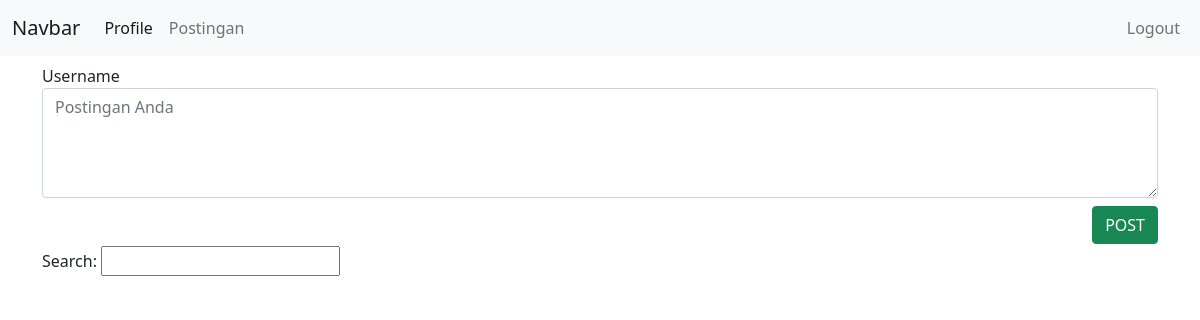
The app's page /view/postingan.php (signed in), older data.
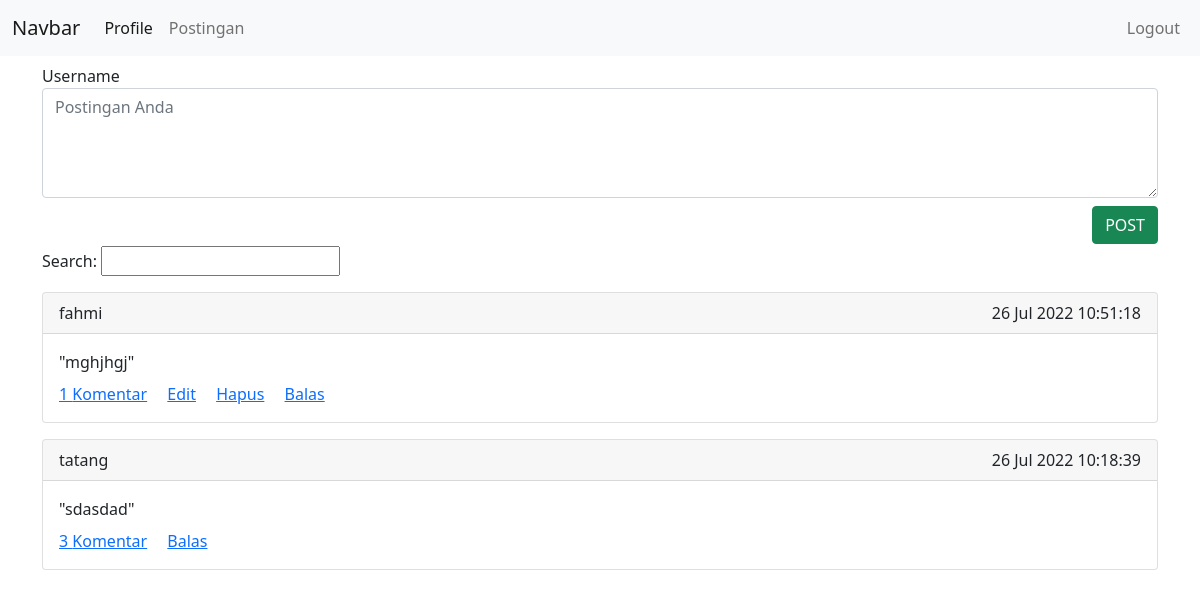
The same page, newer data.
### tables this page shows
CREATE TABLE `posting` (
  `id_post` int(11) NOT NULL,
  `user_name` varchar(20) NOT NULL,
  `postingan` varchar(250) NOT NULL,
  `time_post` datetime NOT NULL
);

### query_posting_all.php (called while the page is built)
<?php
require_once("koneksi.php");
$sql = "select * from posting ORDER BY `time_post` DESC;";
$hasil = $koneksi->query($sql);
?>

### view/postingan.php (the view, shortened to what this page needs)
<?php
require_once('../query_posting_all.php');
?>
<!DOCTYPE html>
<html lang="en">
<head>
    <link href="https://cdn.jsdelivr.net/npm/bootstrap@5.0.2/dist/css/bootstrap.min.css" rel="stylesheet">
</head>
<body>
    <nav class="navbar navbar-expand-lg navbar-light bg-light">
        <div class="container-fluid">
            <a class="navbar-brand" href="index.php">Navbar</a>
            <div class="collapse navbar-collapse" id="navbarSupportedContent">
                <ul class="navbar-nav me-auto mb-2 mb-lg-0">
                    <li class="nav-item">
                        <a class="nav-link active" aria-current="page" href="profile.php">Profile</a>
                    </li>
                    <li class="nav-item">
                        <a class="nav-link" href="postingan.php">Postingan</a>
                    </li>
                </ul>
                <ul class="navbar-nav float-right">
                    <li class="nav-item">
                        <a class="nav-link" href="../logout.php">Logout</a>
                    </li>
                </ul>
            </div>
        </div>
    </nav>
    <div class="container pt-2">
        <form action="../query_insert_post.php" method="POST" class="form">
            <div class="form-group">
                <label for="">Username</label>
                <textarea rows="4" cols="80" name="postingan" class="form-control" placeholder="Postingan Anda"></textarea>
            </div>
            <div class="form-group mt-2 float-end">
                <input type="submit" value="POST" class="btn btn-success">
            </div>
        </form>
    </div>
    <div class="container pt-5">
        <form action="/action_page.php">
            <label for="searchpostingan">Search:</label>
            <input type="search" id="searchpostingan" name="searchpostingan">
        </form>
    </div>
    <?php if ($hasil->num_rows > 0) : ?>
        <?php while ($data = $hasil->fetch_array()) : ?>
            <div class="container pt-3">
                <div class="card">
                    <div class="card-header">
                        <span><?= $data['user_name'] ?></span>
                        <span class="float-end"><?= date('d M Y H:i:s', strtotime($data['time_post'])) ?> </span>
                    </div>
                    <div class="card-body">
                        <div class="card-text pb-2">
                            "<?= $data['postingan'] ?>"
                        </div>
                        <?php
                            $id = $data['id_post'];
                            require_once("../koneksi.php");
                            $sql = "select * from komentar where id_post=" . $id;
                            $komen = $koneksi->query($sql);
                            $jumlah = $komen->num_rows;
                        ?>
                        <a href="view_komen.php?id=<?php echo $id ?>" class="card-link"><?= $jumlah ?> Komentar</a>
                        <?php if($_SESSION['username'] == $data['user_name']) : ?>
                            <a href="edit_posting.php?id=<?php echo $id ?>" class="card-link">Edit</a>
                            <a href="../query_delete_post.php?id=<?php echo $id ?>" class="card-link">Hapus</a>
                        <?php endif; ?>
                        <a href="reply.php?id=<?php echo $id ?>" class="card-link">Balas</a>
                    </div>
                </div>
            </div>
        <?php endwhile; ?>
    <?php endif; ?>
</body>
</html>

Row changes from the older to the newer data that the page shows:
added posting: user_name "fahmi", time_post "26 Jul 2022 10:51:18", postingan "mghjhgj", jumlah "1"
added posting: user_name "tatang", time_post "26 Jul 2022 10:18:39", postingan "sdasdad", jumlah "3"
